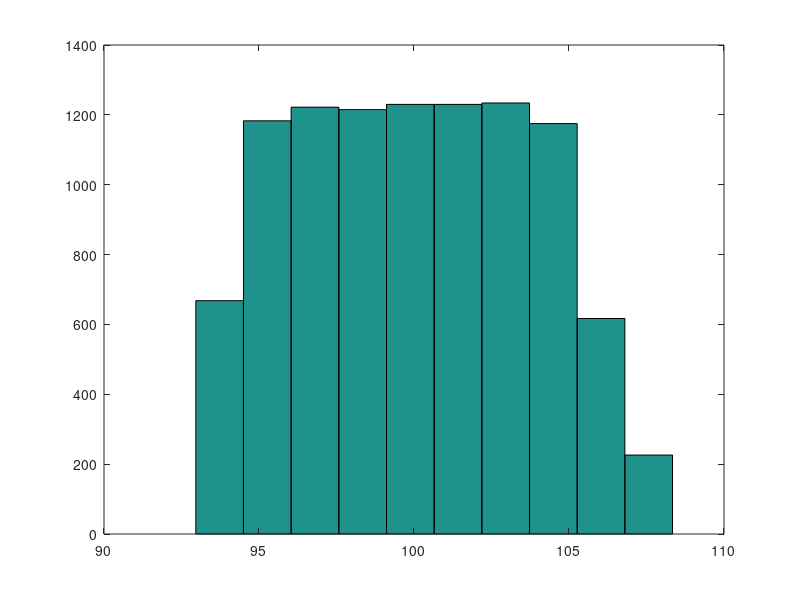

The MATLAB source for this figure:
steps = 100;
alpha005 = 0.05;
alpha095 = 0.95;

mu_prom_min = 92.9612;
mu_prom_max = 105.0416;

mu_int = (mu_prom_max - mu_prom_min)/steps;

xi_prom_min = -0.8394;
xi_prom_max = -0.05231;

xi_int = (xi_prom_max- xi_prom_min)/steps;

n = steps*steps;
aprox = zeros(n,5);


       p00 = -76.38  
       p10 = 1.494  
       p01 = 16.28  
       p20 = -0.006184 
       p11 = -0.1605  
       p02 = -0.1861  

  %sigmita <- p00 + p10*x + p01*y + p20*x**2 + p11*x*y + p02*y**2


c1 = 1;
c2 = 1;

for i=1:n
    i
    mu_eval = mu_prom_min + (c2-1)*mu_int;
    aprox(i,1) = mu_eval;
    xi_eval =xi_prom_min + (c1-1)*xi_int;
    aprox(i,2) = xi_eval;
    mu = mu_eval;
    xi = xi_eval;
    expo = -xi;
    expo2 = 1/xi
    sigma = p00 + p10*mu + p01*xi + p20*mu^2 + p11*mu*xi + p02*xi^2;
    aprox(i,3) = sigma;
    qalpha005 = mu - sigma*(-1*log(1-alpha005))^expo;
    qalpha095 = mu + sigma*(-1*log(1-alpha095))^expo2;
    aprox(i,4) = qalpha005;
    aprox(i,5) = qalpha095;
    %eqn = (-1*log(alpha))^(1*xi) == (1+ xi*(Qalpha - mu)/sigma)
    %eqn = log(alpha)^expo == -1 + xi*((Qalpha-mu)/sigma)
    
    %Qalpha = 126;
    %logo = log(1-alpha);
    %nlogo = -1*logo;
    %expo = xi_eval;
    %siginv = 1/sigma;
    %Mualpha = mu_eval;
    
    
    %eqn = Qalpha == mu_eval-(sigma/xi_eval) * (1 + (-1*logo)^expo);
    
    %eqn = Mualpha == Qalpha - sigma*nlogo^expo;
    
    %inexp = ((x-mu_eval)/sigma);
    %%eqn = sum(((1+xi_eval*inexp)^(expo-1))*siginv*exp(-1*(1+xi_eval*inexp)^expo)==84.72777);
    %solmu = xi*(Qalpha-mu)/(log(alpha)^expo-1);
   % solmu = solve(eqn,sigma);
    
    %aprox(i,3) = solmu;
    if c1<steps
        c1 = c1 + 1 ;
    else
        c1 = 1;
        c2 = c2 + 1;
    end
end

Q005=aprox(:,4);
Q095=aprox(:,5);

hist(Q005)
hist(Q095)